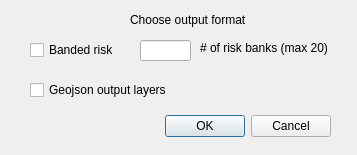
<?xml version="1.0" encoding="UTF-8"?>
<ui version="4.0">
 <class>Dialog</class>
 <widget class="QDialog" name="Dialog">
  <property name="geometry">
   <rect>
    <x>0</x>
    <y>0</y>
    <width>357</width>
    <height>155</height>
   </rect>
  </property>
  <property name="windowTitle">
   <string>Output format</string>
  </property>
  <widget class="QDialogButtonBox" name="buttonBox">
   <property name="geometry">
    <rect>
     <x>-10</x>
     <y>110</y>
     <width>341</width>
     <height>32</height>
    </rect>
   </property>
   <property name="orientation">
    <enum>Qt::Orientation::Horizontal</enum>
   </property>
   <property name="standardButtons">
    <set>QDialogButtonBox::StandardButton::Cancel|QDialogButtonBox::StandardButton::Ok</set>
   </property>
  </widget>
  <widget class="QCheckBox" name="bandedRisk_checkbox">
   <property name="geometry">
    <rect>
     <x>30</x>
     <y>40</y>
     <width>121</width>
     <height>20</height>
    </rect>
   </property>
   <property name="text">
    <string>Banded risk</string>
   </property>
  </widget>
  <widget class="QCheckBox" name="geojson_checkbox">
   <property name="geometry">
    <rect>
     <x>30</x>
     <y>80</y>
     <width>161</width>
     <height>20</height>
    </rect>
   </property>
   <property name="text">
    <string>Geojson output layers</string>
   </property>
  </widget>
  <widget class="QLineEdit" name="bandedRisk_lineEdit">
   <property name="geometry">
    <rect>
     <x>140</x>
     <y>40</y>
     <width>51</width>
     <height>21</height>
    </rect>
   </property>
  </widget>
  <widget class="QLabel" name="label">
   <property name="geometry">
    <rect>
     <x>200</x>
     <y>40</y>
     <width>141</width>
     <height>16</height>
    </rect>
   </property>
   <property name="text">
    <string># of risk banks (max 20)</string>
   </property>
  </widget>
  <widget class="QLabel" name="label_2">
   <property name="geometry">
    <rect>
     <x>130</x>
     <y>10</y>
     <width>131</width>
     <height>20</height>
    </rect>
   </property>
   <property name="text">
    <string>Choose output format</string>
   </property>
  </widget>
 </widget>
 <resources/>
 <connections>
  <connection>
   <sender>buttonBox</sender>
   <signal>accepted()</signal>
   <receiver>Dialog</receiver>
   <slot>accept()</slot>
   <hints>
    <hint type="sourcelabel">
     <x>248</x>
     <y>254</y>
    </hint>
    <hint type="destinationlabel">
     <x>157</x>
     <y>274</y>
    </hint>
   </hints>
  </connection>
  <connection>
   <sender>buttonBox</sender>
   <signal>rejected()</signal>
   <receiver>Dialog</receiver>
   <slot>reject()</slot>
   <hints>
    <hint type="sourcelabel">
     <x>316</x>
     <y>260</y>
    </hint>
    <hint type="destinationlabel">
     <x>286</x>
     <y>274</y>
    </hint>
   </hints>
  </connection>
 </connections>
</ui>
